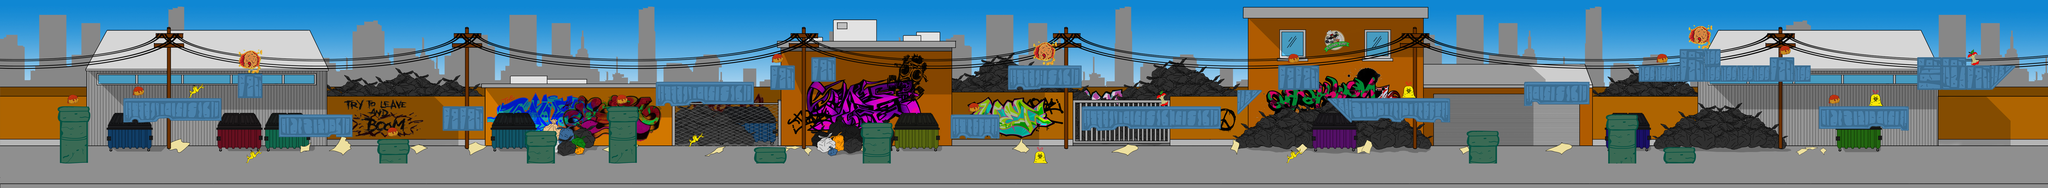

This game map was drawn from its Tiled (.tmx) file and the tilesets committed beside it. A one-line description and the trimmed map source follow:
An orthogonal 250x23 tile map with 32x32 px tiles, 3 tile layers (Banqueta, ItemsMalos, ItemsBuenos), 7 tilesets, 1 image layer.

<map version="1.0" orientation="orthogonal" renderorder="right-down" width="250" height="23" tilewidth="32" tileheight="32" nextobjectid="1">
 <tileset firstgid="1" name="banqueta2" tilewidth="32" tileheight="32" tilecount="750" columns="250">
  <image source="banqueta2.jpg" trans="ff00ff" width="8000" height="104" />
 </tileset>
 <tileset firstgid="751" name="Banana" tilewidth="64" tileheight="64" tilecount="2" columns="2">
  <image source="Banana.png" trans="ff00ff" width="128" height="64" />
  <tile id="0">
   <properties>
    <property name="Tipo" value="banana" />
   </properties>
   <animation>
    <frame tileid="0" duration="500" />
    <frame tileid="1" duration="300" />
   </animation>
  </tile>
 </tileset>
 <tileset firstgid="753" name="Bolsa" tilewidth="64" tileheight="64" tilecount="2" columns="2">
  <image source="Bolsa.png" trans="ff00ff" width="128" height="64" />
  <tile id="0">
   <properties>
    <property name="Tipo" value="bolsa" />
   </properties>
   <animation>
    <frame tileid="0" duration="300" />
    <frame tileid="1" duration="100" />
   </animation>
  </tile>
 </tileset>
 <tileset firstgid="755" name="Manzana" tilewidth="64" tileheight="64" tilecount="2" columns="2">
  <image source="Manzana.png" trans="ff00ff" width="128" height="64" />
  <tile id="0">
   <properties>
    <property name="Tipo" value="manzana" />
   </properties>
   <animation>
    <frame tileid="0" duration="500" />
    <frame tileid="1" duration="400" />
   </animation>
  </tile>
 </tileset>
 <tileset firstgid="757" name="plataformas2" tilewidth="32" tileheight="32" tilecount="144" columns="12">
  <image source="plataformas2.png" trans="ff00ff" width="384" height="384" />
 </tileset>
 <tileset firstgid="901" name="Albon1Prueba" tilewidth="64" tileheight="64" tilecount="3" columns="3">
  <image source="Albon1Prueba.png" trans="ff00ff" width="192" height="64" />
  <tile id="0">
   <properties>
    <property name="Tipo" value="puntos" />
   </properties>
   <animation>
    <frame tileid="1" duration="400" />
    <frame tileid="0" duration="400" />
    <frame tileid="2" duration="400" />
   </animation>
  </tile>
 </tileset>
 <tileset firstgid="904" name="Albon3" tilewidth="96" tileheight="96" tilecount="3" columns="3">
  <image source="Albon3.png" trans="ff00ff" width="288" height="96" />
  <tile id="0">
   <properties>
    <property name="Tipo" value="vida" />
   </properties>
   <animation>
    <frame tileid="0" duration="400" />
    <frame tileid="1" duration="400" />
    <frame tileid="2" duration="381" />
   </animation>
  </tile>
 </tileset>
 <imagelayer name="Fondo">
  <image source="fondo2Modificado.jpg" />
 </imagelayer>
 <layer name="Banqueta" width="250" height="23" offsetx="1.09091" offsety="0">
  <data>[5750 cells, 1418 non-empty, 178 distinct tile ids]</data>
 </layer>
 <layer name="ItemsMalos" width="250" height="23">
  <data>[5750 cells, 9 non-empty, 3 distinct tile ids]</data>
 </layer>
 <layer name="ItemsBuenos" width="250" height="23">
  <data>[5750 cells, 13 non-empty, 2 distinct tile ids]</data>
 </layer>
</map>